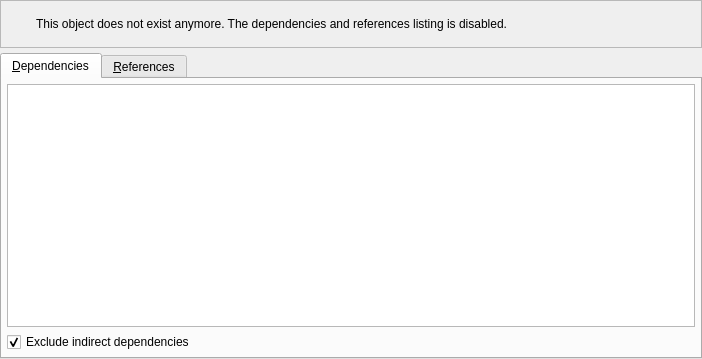
<?xml version="1.0" encoding="UTF-8"?>
<ui version="4.0">
 <class>ObjectDepsRefsWidget</class>
 <widget class="QWidget" name="ObjectDepsRefsWidget">
  <property name="geometry">
   <rect>
    <x>0</x>
    <y>0</y>
    <width>702</width>
    <height>359</height>
   </rect>
  </property>
  <property name="windowTitle">
   <string>Object's dependencies &amp; references</string>
  </property>
  <property name="windowIcon">
   <iconset resource="../../res/resources.qrc">
    <normaloff>:/icons/icons/pgmodeler_logo.png</normaloff>:/icons/icons/pgmodeler_logo.png</iconset>
  </property>
  <layout class="QGridLayout" name="objectdepsrefs_grid">
   <property name="leftMargin">
    <number>0</number>
   </property>
   <property name="topMargin">
    <number>0</number>
   </property>
   <property name="rightMargin">
    <number>0</number>
   </property>
   <property name="bottomMargin">
    <number>0</number>
   </property>
   <property name="spacing">
    <number>5</number>
   </property>
   <item row="1" column="0">
    <widget class="QTabWidget" name="tabWidget">
     <property name="currentIndex">
      <number>0</number>
     </property>
     <property name="iconSize">
      <size>
       <width>22</width>
       <height>22</height>
      </size>
     </property>
     <widget class="QWidget" name="dependnces_tab">
      <attribute name="icon">
       <iconset resource="../../res/resources.qrc">
        <normaloff>:/icons/icons/referrer.png</normaloff>:/icons/icons/referrer.png</iconset>
      </attribute>
      <attribute name="title">
       <string>&amp;Dependencies</string>
      </attribute>
      <layout class="QGridLayout" name="gridLayout">
       <property name="leftMargin">
        <number>5</number>
       </property>
       <property name="topMargin">
        <number>5</number>
       </property>
       <property name="rightMargin">
        <number>5</number>
       </property>
       <property name="bottomMargin">
        <number>5</number>
       </property>
       <property name="spacing">
        <number>5</number>
       </property>
       <item row="1" column="0">
        <widget class="QCheckBox" name="exc_ind_deps_chk">
         <property name="text">
          <string>Exclude indirect dependencies</string>
         </property>
         <property name="checked">
          <bool>true</bool>
         </property>
        </widget>
       </item>
       <item row="0" column="0">
        <widget class="QTableView" name="dependencies_view">
         <property name="editTriggers">
          <set>QAbstractItemView::NoEditTriggers</set>
         </property>
         <property name="alternatingRowColors">
          <bool>true</bool>
         </property>
         <property name="iconSize">
          <size>
           <width>25</width>
           <height>25</height>
          </size>
         </property>
         <property name="sortingEnabled">
          <bool>true</bool>
         </property>
         <attribute name="horizontalHeaderCascadingSectionResizes">
          <bool>true</bool>
         </attribute>
         <attribute name="horizontalHeaderMinimumSectionSize">
          <number>30</number>
         </attribute>
         <attribute name="horizontalHeaderStretchLastSection">
          <bool>true</bool>
         </attribute>
         <attribute name="verticalHeaderVisible">
          <bool>true</bool>
         </attribute>
         <attribute name="verticalHeaderMinimumSectionSize">
          <number>30</number>
         </attribute>
         <attribute name="verticalHeaderHighlightSections">
          <bool>false</bool>
         </attribute>
        </widget>
       </item>
      </layout>
     </widget>
     <widget class="QWidget" name="references_tab">
      <attribute name="icon">
       <iconset resource="../../res/resources.qrc">
        <normaloff>:/icons/icons/referenced.png</normaloff>:/icons/icons/referenced.png</iconset>
      </attribute>
      <attribute name="title">
       <string>&amp;References</string>
      </attribute>
      <layout class="QGridLayout" name="gridLayout_2">
       <property name="leftMargin">
        <number>5</number>
       </property>
       <property name="topMargin">
        <number>5</number>
       </property>
       <property name="rightMargin">
        <number>5</number>
       </property>
       <property name="bottomMargin">
        <number>5</number>
       </property>
       <property name="spacing">
        <number>5</number>
       </property>
       <item row="1" column="0">
        <widget class="QCheckBox" name="inc_ind_refs_chk">
         <property name="text">
          <string>Include indirect references</string>
         </property>
        </widget>
       </item>
       <item row="0" column="0">
        <widget class="QTableView" name="references_view">
         <property name="editTriggers">
          <set>QAbstractItemView::NoEditTriggers</set>
         </property>
         <property name="alternatingRowColors">
          <bool>true</bool>
         </property>
         <property name="iconSize">
          <size>
           <width>25</width>
           <height>25</height>
          </size>
         </property>
         <property name="sortingEnabled">
          <bool>true</bool>
         </property>
         <attribute name="verticalHeaderVisible">
          <bool>true</bool>
         </attribute>
        </widget>
       </item>
      </layout>
     </widget>
    </widget>
   </item>
   <item row="0" column="0">
    <widget class="QFrame" name="alert_frm">
     <property name="sizePolicy">
      <sizepolicy hsizetype="Preferred" vsizetype="Fixed">
       <horstretch>0</horstretch>
       <verstretch>0</verstretch>
      </sizepolicy>
     </property>
     <property name="minimumSize">
      <size>
       <width>0</width>
       <height>48</height>
      </size>
     </property>
     <property name="frameShape">
      <enum>QFrame::StyledPanel</enum>
     </property>
     <property name="frameShadow">
      <enum>QFrame::Raised</enum>
     </property>
     <layout class="QGridLayout" name="gridLayout_4">
      <property name="leftMargin">
       <number>5</number>
      </property>
      <property name="topMargin">
       <number>5</number>
      </property>
      <property name="rightMargin">
       <number>5</number>
      </property>
      <property name="bottomMargin">
       <number>5</number>
      </property>
      <property name="spacing">
       <number>5</number>
      </property>
      <item row="0" column="0">
       <widget class="QLabel" name="icon_lbl">
        <property name="maximumSize">
         <size>
          <width>25</width>
          <height>25</height>
         </size>
        </property>
        <property name="font">
         <font>
          <pointsize>20</pointsize>
         </font>
        </property>
        <property name="text">
         <string/>
        </property>
        <property name="textFormat">
         <enum>Qt::AutoText</enum>
        </property>
        <property name="pixmap">
         <pixmap resource="../../res/resources.qrc">:/icons/icons/alert.png</pixmap>
        </property>
        <property name="scaledContents">
         <bool>true</bool>
        </property>
       </widget>
      </item>
      <item row="0" column="1">
       <widget class="QLabel" name="message_lbl">
        <property name="font">
         <font>
          <bold>false</bold>
          <underline>false</underline>
          <strikeout>false</strikeout>
          <kerning>true</kerning>
         </font>
        </property>
        <property name="text">
         <string>This object does not exist anymore. The dependencies and references listing is disabled.</string>
        </property>
        <property name="wordWrap">
         <bool>true</bool>
        </property>
       </widget>
      </item>
     </layout>
    </widget>
   </item>
  </layout>
 </widget>
 <resources>
  <include location="../../res/resources.qrc"/>
  <include location="../../res/resources.qrc"/>
 </resources>
 <connections/>
</ui>
